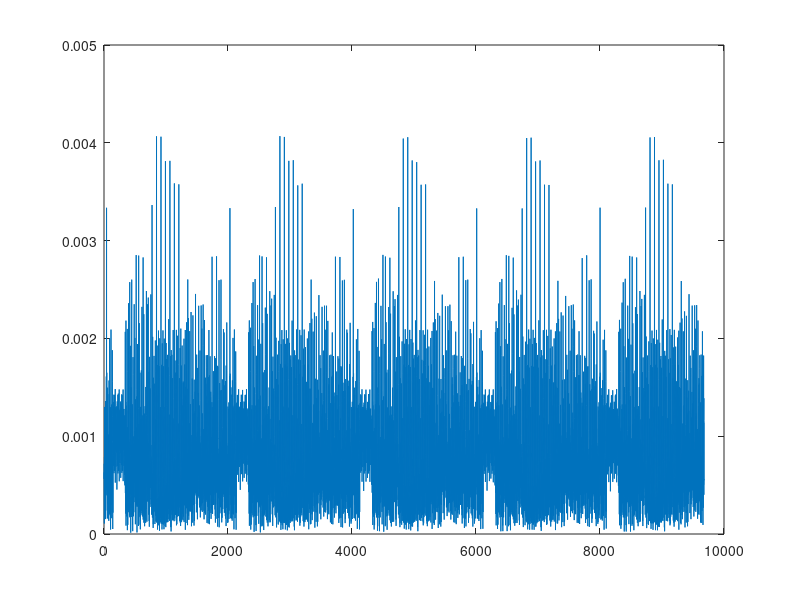
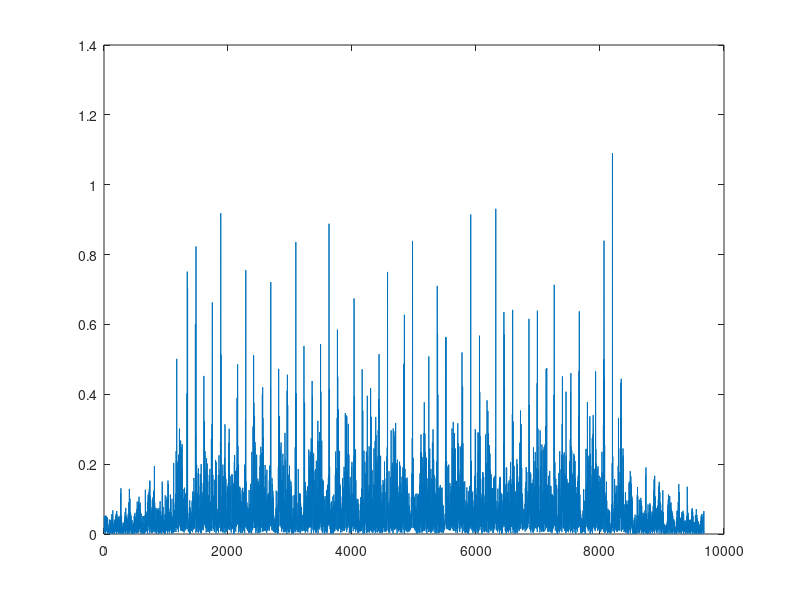

MATLAB code for these plots, in order: (Note: this script raises an error after producing the figures.)
clear; clc;

% Channel Parameters
Max_Excess_Delay   = 3.2*1e-5; % in seconds

% OFDM Signal Specs
FFTsize              = 64;
df                   = 15e3; % subcarrier spacing
fs                   = df*FFTsize;
Ts                   = 1/fs;
OSR                  = 1;
NumActiveSubcarriers = 48;
NumSymbols           = 25;
N_taps               = floor(Max_Excess_Delay/Ts)+1;
CPsizeOpt            = ceil(Max_Excess_Delay/Ts/OSR); % Minimum CP size required (effect of OSR taken into acount)
CPsize               = 8;
W                    = 2;

UsedSubcarrierIndx          = [FFTsize-(NumActiveSubcarriers/2:-1:1)+1, 1:NumActiveSubcarriers/2];
availableCarriers           = UsedSubcarrierIndx;
pilotCarriers               = availableCarriers(2:3:end);

availableCarriers(2:3:end)  = [];
effectiveDataCarriers   = availableCarriers;

% Generating Pilot Bits
pilotBits              = repmat([1 0],1,floor(length(pilotCarriers)/2));

 if length(pilotBits) < length(pilotCarriers)
     if pilotBits(end) == 1
        pilotBits       = [pilotBits 0];
     else
         pilotBits      = [pilotBits 1];
     end
 else 
     if length(pilotBits)>length(pilotCarriers)  
         pilotBits = pilotBits(1:length(pilotCarriers));
    end
 end
% Modulating pilot bits and reshapinig them into pilotcarriers x Number of symbols
pilotBitsModulated     = pilotBits*2-1;
pilotSymbols           = repmat(pilotBitsModulated(:),1,NumSymbols);
pilotBitMatrix         = repmat(pilotBits(:),1,NumSymbols);
% loading the file
load("OFDM_LNA_S48.mat");
% plot(abs(Y))
figure
plot(abs(Y))

Freq=fftshift(fft(Y))

figure
plot(abs(Freq))

figure()
[Pxx_tx,F_tx] = pwelch(Y,[],[],[],fs,'centered');
plot(F_tx,10*log10(Pxx_tx/max(Pxx_tx)))

%
PreamblesCreated    =   [mseq(2,6); mseq(2,6)];
correlation         =   xcorr(PreamblesCreated,Y);
[~,indx1]           =   maxk(correlation,5);
sortedIndexes       =   sort(indx1);

figure()
plot(abs(correlation));

theActualFrameIndex         = length(Y) - min(sortedIndexes);
proposedframe               = Y(theActualFrameIndex :theActualFrameIndex + (CPsize+FFTsize)*NumSymbols +length(PreamblesCreated))


figure
plot(abs(proposedframe))
plot(1:length(proposedframe),20*log10(proposedframe))
xlabel('Symbols');
ylabel('Amplitude');
title('Power of Time domain symbols')

figure()
[Pxx_tx,F_tx] = pwelch(proposedframe(127:end),[],[],[],fs,'centered');
plot(F_tx,10*log10(Pxx_tx/max(Pxx_tx)))


prmbl_rx = proposedframe(1:length(PreamblesCreated)); 
phase    =  angle(sum(PreamblesCreated.*conj(prmbl_rx)));


estimated_h         = mean(prmbl_rx./PreamblesCreated);
equalize_preambles  = prmbl_rx.*conj(estimated_h(1));
scatterplot(equalize_preambles);

frameLength         = (FFTsize+CPsize)*NumSymbols;
symbols_rx          = proposedframe(1:frameLength);


%REMOVING CP
parallelOFDMSymbols     =   reshape(symbols_rx,FFTsize+CPsize,NumSymbols)
parOFDMSymbolsCPless    =   parallelOFDMSymbols(CPsize+1:end,:)

fdomainSymbol          = fft(parOFDMSymbolsCPless)/sqrt(FFTsize);
receivedPilots         = fdomainSymbol(pilotCarriers,:);
estimatedOFDMChannel   = receivedPilots./pilotSymbols;

% Channel Interpolation using interp
interPolated            = interp1(pilotCarriers,estimatedOFDMChannel,1:1:length(fdomainSymbol),"spline");
interPolatedChannel     = interPolated(availableCarriers,:);


receivedDataOFDM           = fdomainSymbol(availableCarriers,:);
scatterplot(receivedDataOFDM(:))

receivedDataOFDMFOC        = receivedDataOFDM(:)  .*exp(-j*phase)
%scatterplot(receivedDataOFDMFOC)
equalized_frame         = receivedDataOFDM(:)./interPolatedChannel(:); 
receivedBits            = qamdemod(equalized_frame,2);
receivedPilots          = qamdemod(receivedPilots,2);

BER_fading = length(find(receivedPilots(:) ~= pilotBitMatrix(:)))/length(pilotBitMatrix(:))

scatterplot(equalized_frame);
xlim([-2 2])
ylim([-2 2])


figure()
[Pxx_tx,F_tx] = pwelch(symbols_rx,[],[],[],fs,'centered');
plot(F_tx,10*log10(Pxx_tx/max(Pxx_tx)))
xlabel('Frequency');
ylabel('Amplitude');
title('Frequency Spectrum of OFDM Symbols')





